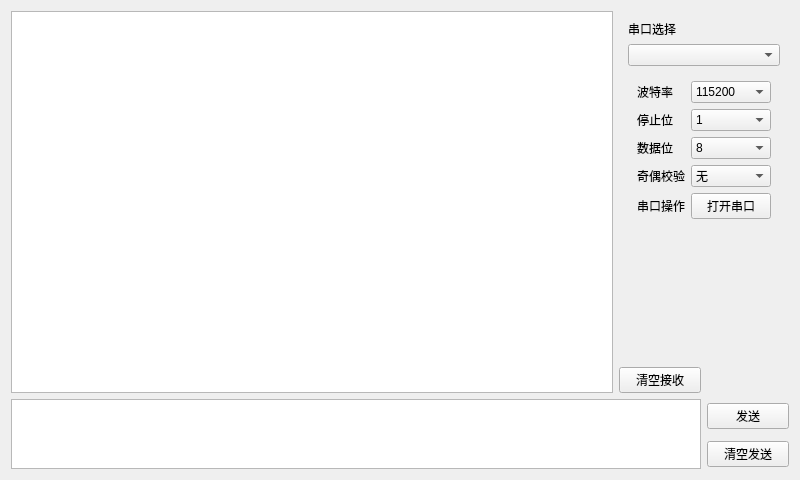
<?xml version="1.0" encoding="UTF-8"?>
<ui version="4.0">
 <class>Widget</class>
 <widget class="QWidget" name="Widget">
  <property name="geometry">
   <rect>
    <x>0</x>
    <y>0</y>
    <width>800</width>
    <height>480</height>
   </rect>
  </property>
  <property name="windowTitle">
   <string>Widget</string>
  </property>
  <layout class="QGridLayout" name="gridLayout_2">
   <item row="2" column="1">
    <widget class="QPushButton" name="btnClearRec">
     <property name="text">
      <string>清空接收</string>
     </property>
    </widget>
   </item>
   <item row="4" column="2">
    <widget class="QPushButton" name="btnClearSend">
     <property name="text">
      <string>清空发送</string>
     </property>
    </widget>
   </item>
   <item row="3" column="2">
    <widget class="QPushButton" name="btnSend">
     <property name="text">
      <string>发送</string>
     </property>
    </widget>
   </item>
   <item row="0" column="1" colspan="2">
    <widget class="QWidget" name="widget_1" native="true">
     <layout class="QVBoxLayout" name="verticalLayout">
      <item>
       <widget class="QLabel" name="lblSerialPort">
        <property name="text">
         <string>串口选择</string>
        </property>
       </widget>
      </item>
      <item>
       <widget class="QComboBox" name="cmbSerialPort"/>
      </item>
      <item>
       <widget class="QWidget" name="widget_2" native="true">
        <layout class="QGridLayout" name="gridLayout">
         <item row="0" column="0">
          <widget class="QLabel" name="lblBaudRate">
           <property name="text">
            <string>波特率</string>
           </property>
          </widget>
         </item>
         <item row="0" column="1">
          <widget class="QComboBox" name="cmbBaudRate">
           <property name="currentIndex">
            <number>2</number>
           </property>
           <item>
            <property name="text">
             <string>9600</string>
            </property>
           </item>
           <item>
            <property name="text">
             <string>38400</string>
            </property>
           </item>
           <item>
            <property name="text">
             <string>115200</string>
            </property>
           </item>
          </widget>
         </item>
         <item row="1" column="0">
          <widget class="QLabel" name="lblStop">
           <property name="text">
            <string>停止位</string>
           </property>
          </widget>
         </item>
         <item row="1" column="1">
          <widget class="QComboBox" name="cmbStop">
           <item>
            <property name="text">
             <string>1</string>
            </property>
           </item>
           <item>
            <property name="text">
             <string>1.5</string>
            </property>
           </item>
           <item>
            <property name="text">
             <string>2</string>
            </property>
           </item>
          </widget>
         </item>
         <item row="2" column="0">
          <widget class="QLabel" name="lblData">
           <property name="text">
            <string>数据位</string>
           </property>
          </widget>
         </item>
         <item row="2" column="1">
          <widget class="QComboBox" name="cmbData">
           <property name="currentIndex">
            <number>3</number>
           </property>
           <item>
            <property name="text">
             <string>5</string>
            </property>
           </item>
           <item>
            <property name="text">
             <string>6</string>
            </property>
           </item>
           <item>
            <property name="text">
             <string>7</string>
            </property>
           </item>
           <item>
            <property name="text">
             <string>8</string>
            </property>
           </item>
          </widget>
         </item>
         <item row="3" column="0">
          <widget class="QLabel" name="lblCheck">
           <property name="text">
            <string>奇偶校验</string>
           </property>
          </widget>
         </item>
         <item row="3" column="1">
          <widget class="QComboBox" name="cmbCheck">
           <item>
            <property name="text">
             <string>无</string>
            </property>
           </item>
           <item>
            <property name="text">
             <string>奇校验</string>
            </property>
           </item>
           <item>
            <property name="text">
             <string>偶校验</string>
            </property>
           </item>
          </widget>
         </item>
         <item row="4" column="0">
          <widget class="QLabel" name="lblSwitch">
           <property name="text">
            <string>串口操作</string>
           </property>
          </widget>
         </item>
         <item row="4" column="1">
          <widget class="QPushButton" name="btnSwitch">
           <property name="text">
            <string>打开串口</string>
           </property>
          </widget>
         </item>
        </layout>
       </widget>
      </item>
     </layout>
    </widget>
   </item>
   <item row="3" column="0" rowspan="2" colspan="2">
    <widget class="QPlainTextEdit" name="txtSend"/>
   </item>
   <item row="1" column="1">
    <spacer name="verticalSpacer">
     <property name="orientation">
      <enum>Qt::Vertical</enum>
     </property>
     <property name="sizeHint" stdset="0">
      <size>
       <width>20</width>
       <height>40</height>
      </size>
     </property>
    </spacer>
   </item>
   <item row="0" column="0" rowspan="3">
    <widget class="QTextEdit" name="txtRec"/>
   </item>
  </layout>
 </widget>
 <resources/>
 <connections/>
</ui>
